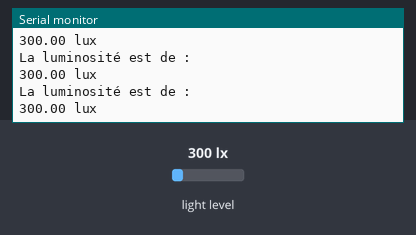
Recording of a sketch running on a simulated Arduino Uno, built with avr-gcc and run on an emulated ATmega328P. On the bench: the last lines printed to the serial monitor. The test bench sets the inputs (shaded band); at power-on: light level 300 lx.

Above: at 1.2 s.
1.3 s: light level set to 40 lx
At 1.54 s:
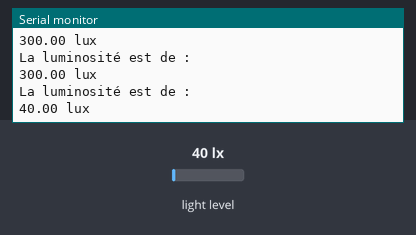
2.8 s: light level set to 500 lx
At 2.86 s:
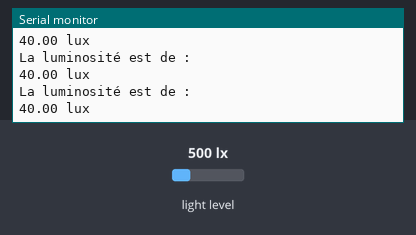
Timing chart, 0 to 5.8 s (numbered marks = the images above; inputs shaded):
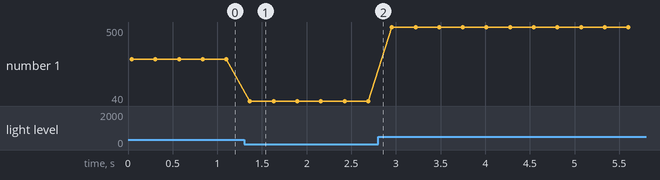

The sketch:

testlumiv2.ino
```cpp
#include <Wire.h>
#include <Adafruit_Sensor.h>
#include <Adafruit_TSL2561_U.h>


Adafruit_TSL2561_Unified tsl = Adafruit_TSL2561_Unified(TSL2561_ADDR_FLOAT, 12345);


void setup(void)
{
  Serial.begin(9600);

  /* Initialise the sensor */
  //use tsl.begin() to default to Wire,
  //tsl.begin(&Wire2) directs api to use Wire2, etc.
  if(!tsl.begin())
  {
    /* There was a problem detecting the TSL2561 ... check your connections */
    Serial.print("Ooops, no TSL2561 detected ... Check your wiring or I2C ADDR!");
    while(1);
  }

  /* We're ready to go! */
  Serial.println("");
}

void loop(void)
{
  /* Get a new sensor event */
  sensors_event_t event;
  tsl.getEvent(&event);

  /* Display the results (light is measured in lux) */
  if (event.light)
  {
    Serial.println("La luminosité est de : ");
    Serial.print(event.light); Serial.println(" lux");
  }
  else
  {
    /* If event.light = 0 lux the sensor is probably saturated
       and no reliable data could be generated! */
    Serial.println("Sensor overload");
  }
  delay(250);
}
```

Measured:
- after the input at 1.3 s, the serial monitor: prints a new line after 0.07 s (image 1)
- plotted number 1: 300 → 40 after the input at 1.3 s, 40 → 500 after the input at 2.8 s
